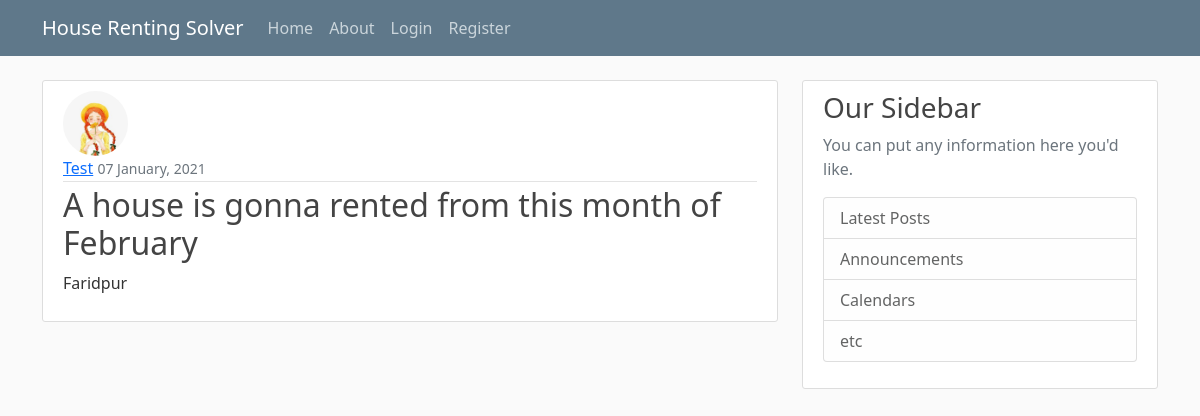
The app's page /post/4/ with its own data.
### blog/models.py (models this page shows, shortened)
class Post(models.Model):
    location = models.CharField(max_length = 100)
    content = models.TextField()
    date_posted = models.DateTimeField(default = timezone.now)
    owner = models.ForeignKey(User, on_delete= models.CASCADE)

### users/models.py (models this page shows, shortened)
class Profile(models.Model):
    user = models.OneToOneField(User, on_delete = models.CASCADE)
    image = models.ImageField(default='default.jpg', upload_to='profile_pics')

### blog/views.py (the view)
# urls.py: path('post/<int:pk>/', PostDetailView.as_view(), name='post-detail'),
class PostDetailView(DetailView):
    model = Post

### blog/templates/blog/post_detail.html
{% extends "blog/base.html" %}
{% block content %}
   <article class="media content-section">
     <img class="rounded-circle article-img" src="{{ object.owner.profile.image.url}}" >
     <div class="media-body">
       <div class="article-metadata">
             <a class="mr-2" href="#">{{ object.owner}}</a>
             <small class="text-muted">{{ object.date_posted | date:"d F, Y" }}</small>
           </div>
           <h2 class="article-title" >{{ object.content }}</h2>
           <p class="article-content">{{ object.location }}</p>
         </div>
       </article>
{% endblock content %}

### blog/static/blog/main.css (style rules this page uses)
body { background: #fafafa; color: #333333; margin-top: 5rem; }
h1, h2, h3, h4, h5, h6 { color: #444444; }
.content-section { background: #ffffff; padding: 10px 20px; border: 1px solid #dddddd; border-radius: 3px; margin-bottom: 20px; }
.article-title { color: #444444; }
.article-content { white-space: pre-line; }
.article-img { height: 65px; width: 65px; margin-right: 16px; }
.article-metadata { padding-bottom: 1px; margin-bottom: 4px; border-bottom: 1px solid #e3e3e3 }

### records on screen
Post: owner.profile.image (picture), owner "Test", date_posted "07 January, 2021", content "A house is gonna rented from this month of February", location "Faridpur"
